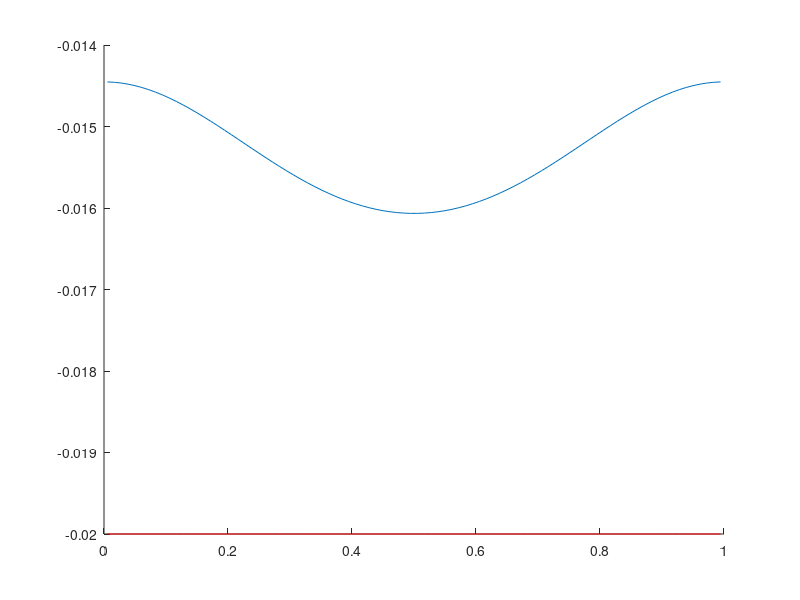

This figure's MATLAB source:
function mit18086_navierstokes
%MIT18086_NAVIERSTOKES
%    Solves the incompressible Navier-Stokes equations in a
%    rectangular domain with prescribed velocities along the
%    boundary. The solution method is finite differencing on
%    a staggered grid with implicit diffusion and a Chorin
%    projection method for the pressure.
%    Visualization is done by a colormap-isoline plot for
%    pressure and normalized quiver and streamline plot for
%    the velocity field.
%    The standard setup solves a lid driven cavity problem.

% 07/2007 by Benjamin Seibold
%            http://www-math.mit.edu/~seibold/
% Feel free to modify for teaching and learning.

% 03/2017 by MC Kropinski - corrected BCs

close all; clear; ;

%-----------------------------------------------------------------------
Re = 1e2;     % Reynolds number
dt = 1/10;    % time step
tf = 4e0;    % final time
lx = 1;       % width of box
ly = 1;       % height of box
nx = 90;      % number of x-gridpoints
ny = 90;      % number of y-gridpoints
nsteps = 10;  % number of steps with graphic output
%-----------------------------------------------------------------------
nt = ceil(tf/dt); dt = tf/nt;
x = linspace(0,lx,nx+1); hx = lx/nx;
y = linspace(0,ly,ny+1); hy = ly/ny;
[X,Y] = meshgrid(y,x);
%-----------------------------------------------------------------------



% initial conditions
V = zeros(nx,ny-1) ;

% Set the parabolic profile initial conditions. 
 U = zeros(nx-1,ny);
 
 for n = 1:nx-1 
     U(n,:) = y(1:end-1).*(ly - y(2:end)) ;
     %U(n,:) = avg(y).*(ly - avg(y)) ;
 end
 
% boundary conditions
 vN = avg(x)*0;
 vS = avg(x)*0;
 vW = y*0;
 vE = y*0;


% New boundary conditions for infinite channel like flow. The BCs for V
% don't cange and we set the BCs for U equal to the exact solution for
% channel flow on the boundaries. The top and bottom get nN and nS get no
% slip BCs. 

% uW = avg(y).*(ly - avg(y)) ;
% uE = avg(y).*(ly - avg(y)) ;
uW = y(1:end-1).*(ly - y(2:end)) ;
uE = y(1:end-1).*(ly - y(2:end)) ;

uN = x*0 ;
uS = x*0 ;


%-----------------------------------------------------------------------
%Original BCs, with bug
%Ubc = dt/Re*([2*uS(2:end-1)' zeros(nx-1,ny-2) 2*uN(2:end-1)']/hy^2+...
%      [uW;zeros(nx-3,ny);uE]/hx^2);
%Vbc = dt/Re*([vS' zeros(nx,ny-3) vN']/hy^2+...
%      [2*vW(2:end-1);zeros(nx-2,ny-1);2*vE(2:end-1)]/hx^2);
%
% Corrected BCs:
Ubc = dt/Re*([2*uS(2:end-1)' zeros(nx-1,ny-2) 2*uN(2:end-1)']/hy^2+...
      [uW;zeros(nx-3,ny);uE]/hx^2);
Vbc = dt/Re*([vS' zeros(nx,ny-3) vN']/hy^2+...
      [2*vW(2:end-1);zeros(nx-2,ny-1);2*vE(2:end-1)]/hx^2);

fprintf('initialization')
Lp = kron(speye(ny),K1(nx,hx,1))+kron(K1(ny,hy,1),speye(nx));
Lp(1,1) = 3/2*Lp(1,1);
perp = symamd(Lp); Rp = chol(Lp(perp,perp)); Rpt = Rp';
Lu = speye((nx-1)*ny)+dt/Re*(kron(speye(ny),K1(nx-1,hx,2))+...
     kron(K1(ny,hy,3),speye(nx-1)));
peru = symamd(Lu); Ru = chol(Lu(peru,peru)); Rut = Ru';
Lv = speye(nx*(ny-1))+dt/Re*(kron(speye(ny-1),K1(nx,hx,3))+...
     kron(K1(ny-1,hy,2),speye(nx)));
perv = symamd(Lv); Rv = chol(Lv(perv,perv)); Rvt = Rv';
Lq = kron(speye(ny-1),K1(nx-1,hx,2))+kron(K1(ny-1,hy,2),speye(nx-1));
perq = symamd(Lq); Rq = chol(Lq(perq,perq)); Rqt = Rq';

fprintf(', time loop\n--20%%--40%%--60%%--80%%-100%%\n')
for k = 1:1
   % treat nonlinear terms
   gamma = min(1.2*dt*max(max(max(abs(U)))/hx,max(max(abs(V)))/hy),1);
   Ue = [uW;U;uE]; Ue = [2*uS'-Ue(:,1) Ue 2*uN'-Ue(:,end)];
   Ve = [vS' V vN']; Ve = [2*vW-Ve(1,:);Ve;2*vE-Ve(end,:)];
   Ua = avg(Ue')'; Ud = diff(Ue')'/2;
   Va = avg(Ve);   Vd = diff(Ve)/2;
   UVx = diff(Ua.*Va-gamma*abs(Ua).*Vd)/hx;
   UVy = diff((Ua.*Va-gamma*Ud.*abs(Va))')'/hy;
   Ua = avg(Ue(:,2:end-1));   Ud = diff(Ue(:,2:end-1))/2;
   Va = avg(Ve(2:end-1,:)')'; Vd = diff(Ve(2:end-1,:)')'/2;
   U2x = diff(Ua.^2-gamma*abs(Ua).*Ud)/hx;
   V2y = diff((Va.^2-gamma*abs(Va).*Vd)')'/hy;
   U = U-dt*(UVy(2:end-1,:)+U2x);
   V = V-dt*(UVx(:,2:end-1)+V2y);
   
   % implicit viscosity
   rhs = reshape(U+Ubc,[],1);
   u(peru) = Ru\(Rut\rhs(peru));
   U = reshape(u,nx-1,ny);
   rhs = reshape(V+Vbc,[],1);
   v(perv) = Rv\(Rvt\rhs(perv));
   V = reshape(v,nx,ny-1);
   
   % pressure correction
   rhs = reshape(diff([uW;U;uE])/hx+diff([vS' V vN']')'/hy,[],1);
   p(perp) = -Rp\(Rpt\rhs(perp));
   P = reshape(p,nx,ny);
   U = U-diff(P)/hx;
   V = V-diff(P')'/hy;
   
   DP = (1/dt)*diff(P)/hx;
   DP = DP(ceil(nx/2),:) ;
   
   norm(DP + 2/Re , inf)
   clf
   hold on
   plot(avg(y),DP)
   plot(avg(y),-2/Re*ones(1,numel(y)-1),'r')
   hold off
   
  
   
   % visualization
%    if floor(25*k/nt)>floor(25*(k-1)/nt), fprintf('.'), end
%    if k==1|floor(nsteps*k/nt)>floor(nsteps*(k-1)/nt)
%       % stream function
%       rhs = reshape(diff(U')'/hy-diff(V)/hx,[],1);
%       q(perq) = Rq\(Rqt\rhs(perq));
%       Q = zeros(nx+1,ny+1);
%       Q(2:end-1,2:end-1) = reshape(q,nx-1,ny-1);
%       clf, contourf(avg(x),avg(y),P',20,'w-'), hold on
%       contour(x,y,Q',20,'k-');
%       Ue = [uS' avg([uW;U;uE]')' uN'];
%       Ve = [vW;avg([vS' V vN']);vE];
%       Len = sqrt(Ue.^2+Ve.^2+eps);
%       quiver(x,y,(Ue./Len)',(Ve./Len)',.4,'k-')
%       hold off, axis equal, axis([0 lx 0 ly])
%       p = sort(p); caxis(p([8 end-7]))
%       title(sprintf('Re = %0.1g   t = %0.2g',Re,k*dt))
%       drawnow
%    end
end
fprintf('\n')

%=======================================================================

function B = avg(A,k)
if nargin<2, k = 1; end
if size(A,1)==1, A = A'; end
if k<2, B = (A(2:end,:)+A(1:end-1,:))/2; else, B = avg(A,k-1); end
if size(A,2)==1, B = B'; end

function A = K1(n,h,a11)
% a11: Neumann=1, Dirichlet=2, Dirichlet mid=3;
A = spdiags([-1 a11 0;ones(n-2,1)*[-1 2 -1];0 a11 -1],-1:1,n,n)'/h^2;
